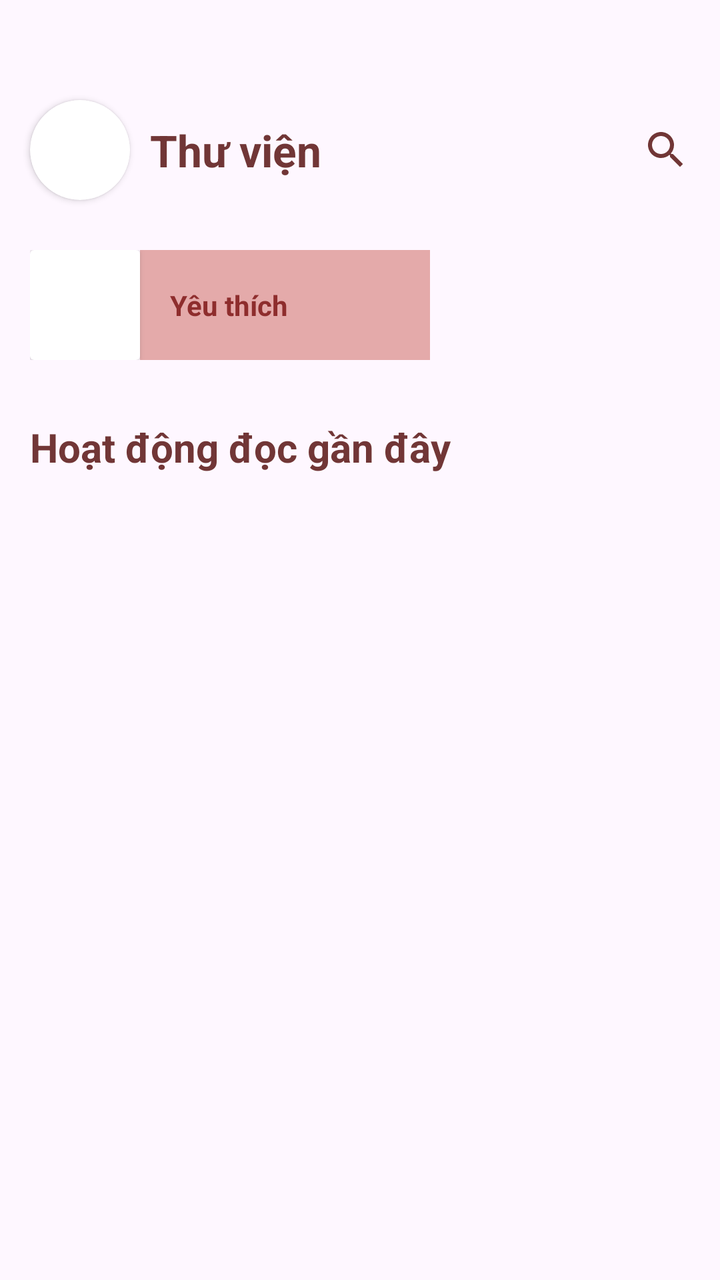
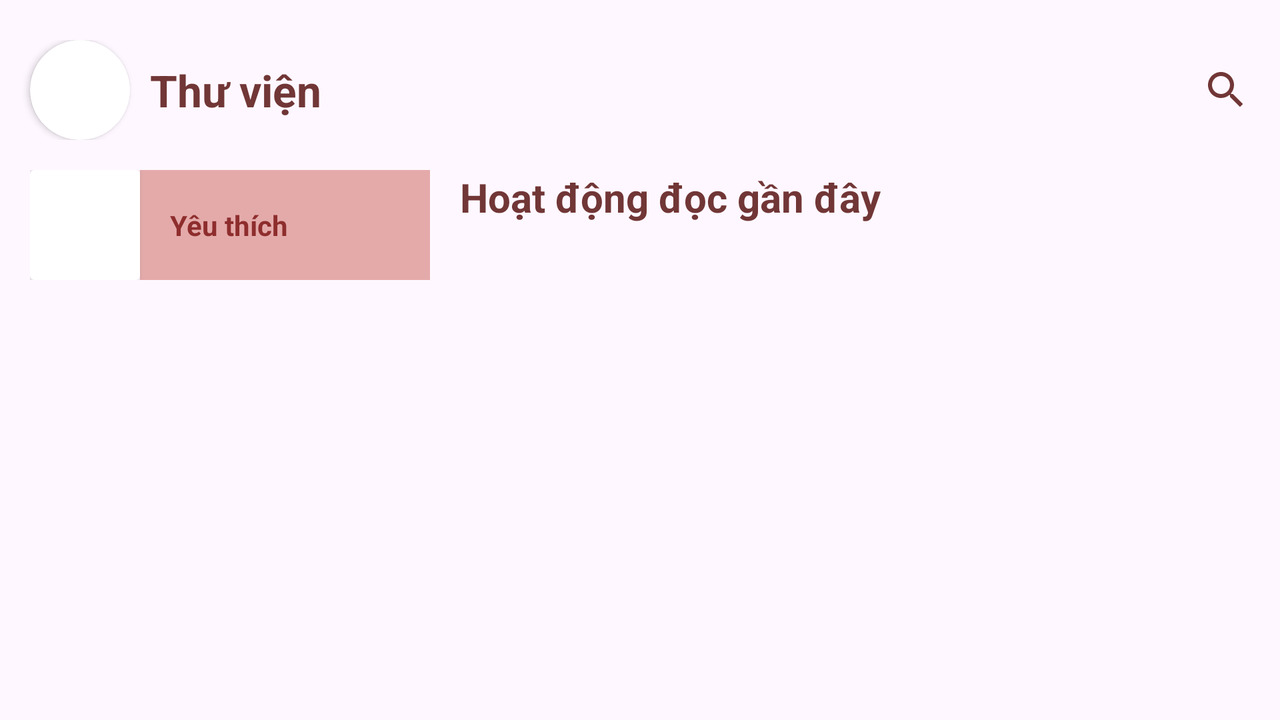

First picture: res/layout/ on a phone held upright. Second picture: the repository's own variant of that layout, on a device whose configuration matches the variant's folder. Source for both follows.
<!-- AndroidManifest.xml: application theme Theme.BookVerse -->
<!-- res/layout/fragment_lib.xml -->
<?xml version="1.0" encoding="utf-8"?>
<FrameLayout xmlns:android="http://schemas.android.com/apk/res/android"
    xmlns:app="http://schemas.android.com/apk/res-auto"
    xmlns:tools="http://schemas.android.com/tools"
    android:layout_width="match_parent"
    android:layout_height="match_parent"
    tools:context=".Fragment.LibFragment">

    <LinearLayout
        android:layout_width="match_parent"
        android:layout_height="match_parent"
        android:orientation="vertical">

        <androidx.constraintlayout.widget.ConstraintLayout
            android:layout_width="match_parent"
            android:layout_height="70dp"
            android:layout_marginTop="40dp">

            <androidx.cardview.widget.CardView
                android:id="@+id/cardView6"
                android:layout_width="50dp"
                android:layout_height="50dp"
                android:layout_marginStart="15dp"
                app:cardCornerRadius="25dp"
                app:layout_constraintBottom_toBottomOf="parent"
                app:layout_constraintStart_toStartOf="parent"
                app:layout_constraintTop_toTopOf="parent">

                <ImageView
                    android:id="@+id/lib_imvAvata"
                    android:layout_width="match_parent"
                    android:layout_height="match_parent"
                    android:src="@drawable/background_default_user" />
            </androidx.cardview.widget.CardView>

            <TextView
                android:id="@+id/textView27"
                android:layout_width="wrap_content"
                android:layout_height="wrap_content"
                android:layout_marginStart="10dp"
                android:text="@string/txtLib"
                android:textColor="@color/brow"
                android:textSize="22sp"
                android:textStyle="bold"
                app:layout_constraintBottom_toBottomOf="parent"
                app:layout_constraintStart_toEndOf="@+id/cardView6"
                app:layout_constraintTop_toTopOf="parent" />

            <ImageView
                android:id="@+id/lib_viewSearchFrg"
                android:layout_width="wrap_content"
                android:layout_height="wrap_content"
                android:layout_marginEnd="15dp"
                android:src="@drawable/ic_search"
                app:layout_constraintBottom_toBottomOf="parent"
                app:layout_constraintEnd_toEndOf="parent"
                app:layout_constraintTop_toTopOf="parent" />

        </androidx.constraintlayout.widget.ConstraintLayout>

        <LinearLayout
            android:id="@+id/lib_viewFavorite"
            android:layout_width="200dp"
            android:layout_height="55dp"
            android:layout_marginStart="15dp"
            android:layout_marginTop="15dp"
            android:orientation="horizontal"
            app:layout_constraintBottom_toBottomOf="parent">

            <androidx.cardview.widget.CardView
                android:layout_width="55dp"
                android:layout_height="55dp">

                <ImageView
                    android:id="@+id/imageView"
                    android:layout_width="match_parent"
                    android:layout_height="match_parent"
                    android:scaleX="0.7"
                    android:scaleY="0.7"
                    android:src="@drawable/favorite" />
            </androidx.cardview.widget.CardView>

            <TextView
                android:id="@+id/textView2"
                android:layout_width="140dp"
                android:layout_height="match_parent"
                android:layout_weight="1"
                android:background="@color/brow_"
                android:gravity="center|start"
                android:paddingStart="15dp"
                android:text="@string/favorite_buttom"
                android:textColor="@color/text_buttom"
                android:textStyle="bold" />
        </LinearLayout>

        <LinearLayout
            android:layout_width="match_parent"
            android:layout_height="match_parent"
            android:layout_marginTop="30dp"
            android:orientation="vertical">

            <TextView
                android:id="@+id/textView29"
                android:layout_width="match_parent"
                android:layout_height="wrap_content"
                android:layout_marginStart="15dp"
                android:text="@string/txtRecent"
                android:textColor="@color/brow"
                android:textSize="20sp"
                android:textStyle="bold" />

            <androidx.recyclerview.widget.RecyclerView
                android:id="@+id/lib_rvRecent"
                android:layout_width="match_parent"
                android:layout_height="match_parent"
                android:layout_marginTop="15dp" />
        </LinearLayout>
    </LinearLayout>
</FrameLayout>
<!-- resources referenced by this layout -->
<resources>
  <color name="brow">#713636</color>
  <color name="brow_">#E4AAAA</color>
  <color name="text_buttom">#8E2D2D</color>
  <!-- drawable background_default_user (drawable) -->
  <layer-list xmlns:android="http://schemas.android.com/apk/res/android">
  
      
      <item
          android:width="48dp"
          android:height="48dp"
          >
          <shape>
              <solid android:color="@color/white"/>
  
          </shape>
      </item>
  
      
      <item
          android:drawable="@drawable/ic_person"
          android:width="24dp"
          android:height="24dp"
          android:gravity="center"/>
  </layer-list>
  <!-- drawable ic_search (drawable) -->
  <vector xmlns:android="http://schemas.android.com/apk/res/android" android:height="24dp" android:tint="#713636" android:viewportHeight="24" android:viewportWidth="24" android:width="24dp">
        
      <path android:fillColor="@android:color/white" android:pathData="M15.5,14h-0.79l-0.28,-0.27C15.41,12.59 16,11.11 16,9.5 16,5.91 13.09,3 9.5,3S3,5.91 3,9.5 5.91,16 9.5,16c1.61,0 3.09,-0.59 4.23,-1.57l0.27,0.28v0.79l5,4.99L20.49,19l-4.99,-5zM9.5,14C7.01,14 5,11.99 5,9.5S7.01,5 9.5,5 14,7.01 14,9.5 11.99,14 9.5,14z"/>
      
  </vector>
  <string name="favorite_buttom">Yêu thích</string>
  <string name="txtLib">Thư viện</string>
  <string name="txtRecent">Hoạt động đọc gần đây</string>
  <style name="Theme.BookVerse" parent="Base.Theme.BookVerse" />
  <color name="white">#FFFFFFFF</color>
  <style name="Base.Theme.BookVerse" parent="Theme.Material3.DayNight.NoActionBar">
          
          
      </style>
</resources>
<!-- res/layout-land/fragment_lib.xml (the author's variant of the layout above) -->
<!-- drawn on the phone turned sideways -->
<?xml version="1.0" encoding="utf-8"?>
<FrameLayout xmlns:android="http://schemas.android.com/apk/res/android"
    xmlns:app="http://schemas.android.com/apk/res-auto"
    xmlns:tools="http://schemas.android.com/tools"
    android:layout_width="match_parent"
    android:layout_height="match_parent"
    tools:context=".Fragment.LibFragment">

    <LinearLayout
        android:layout_width="match_parent"
        android:layout_height="match_parent"
        android:orientation="vertical">

        <androidx.constraintlayout.widget.ConstraintLayout
            android:layout_width="match_parent"
            android:layout_height="wrap_content"
            android:layout_marginTop="20dp">

            <androidx.cardview.widget.CardView
                android:id="@+id/cardView6"
                android:layout_width="50dp"
                android:layout_height="50dp"
                android:layout_marginStart="15dp"
                app:cardCornerRadius="25dp"
                app:layout_constraintBottom_toBottomOf="parent"
                app:layout_constraintStart_toStartOf="parent"
                app:layout_constraintTop_toTopOf="parent">

                <ImageView
                    android:id="@+id/lib_imvAvata"
                    android:layout_width="match_parent"
                    android:layout_height="match_parent"
                    android:src="@drawable/background_default_user" />
            </androidx.cardview.widget.CardView>

            <TextView
                android:id="@+id/textView27"
                android:layout_width="wrap_content"
                android:layout_height="wrap_content"
                android:layout_marginStart="10dp"
                android:text="@string/txtLib"
                android:textColor="@color/brow"
                android:textSize="22sp"
                android:textStyle="bold"
                app:layout_constraintBottom_toBottomOf="parent"
                app:layout_constraintStart_toEndOf="@+id/cardView6"
                app:layout_constraintTop_toTopOf="parent" />

            <ImageView
                android:id="@+id/lib_viewSearchFrg"
                android:layout_width="wrap_content"
                android:layout_height="wrap_content"
                android:layout_marginEnd="15dp"
                android:src="@drawable/ic_search"
                app:layout_constraintBottom_toBottomOf="parent"
                app:layout_constraintEnd_toEndOf="parent"
                app:layout_constraintTop_toTopOf="parent" />

        </androidx.constraintlayout.widget.ConstraintLayout>

        <LinearLayout
            android:layout_width="match_parent"
            android:layout_height="match_parent"
            android:orientation="horizontal">

            <LinearLayout
                android:id="@+id/lib_viewFavorite"
                android:layout_width="200dp"
                android:layout_height="55dp"
                android:layout_marginStart="15dp"
                android:layout_marginTop="15dp"
                android:orientation="horizontal"
                app:layout_constraintBottom_toBottomOf="parent">

                <androidx.cardview.widget.CardView
                    android:layout_width="55dp"
                    android:layout_height="55dp">

                    <ImageView
                        android:id="@+id/imageView"
                        android:layout_width="match_parent"
                        android:layout_height="match_parent"
                        android:scaleX="0.7"
                        android:scaleY="0.7"
                        android:src="@drawable/favorite" />
                </androidx.cardview.widget.CardView>

                <TextView
                    android:id="@+id/textView2"
                    android:layout_width="140dp"
                    android:layout_height="match_parent"
                    android:layout_weight="1"
                    android:background="@color/brow_"
                    android:gravity="center|start"
                    android:paddingStart="15dp"
                    android:text="@string/favorite_buttom"
                    android:textColor="@color/text_buttom"
                    android:textStyle="bold" />
            </LinearLayout>

            <LinearLayout
                android:layout_width="match_parent"
                android:layout_height="match_parent"
                android:layout_marginTop="15dp"
                android:orientation="vertical">

                <TextView
                    android:id="@+id/textView29"
                    android:layout_width="match_parent"
                    android:layout_height="wrap_content"
                    android:layout_marginStart="15dp"
                    android:text="@string/txtRecent"
                    android:textColor="@color/brow"
                    android:textSize="20sp"
                    android:textStyle="bold" />

                <androidx.recyclerview.widget.RecyclerView
                    android:id="@+id/lib_rvRecent"
                    android:layout_width="match_parent"
                    android:layout_height="match_parent"
                    android:layout_marginStart="5dp"
                    android:layout_marginTop="15dp"
                    android:layout_marginEnd="15dp" />
            </LinearLayout>
        </LinearLayout>

    </LinearLayout>
</FrameLayout>
